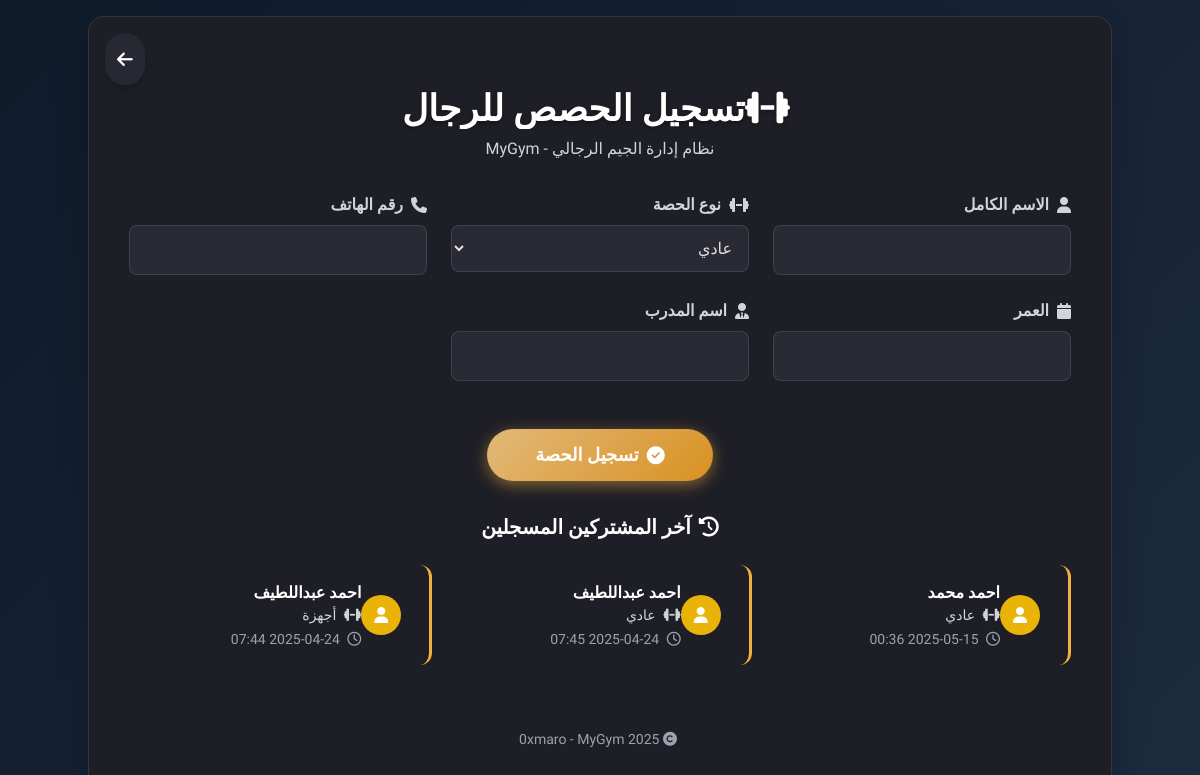
Screenshot of /add_session.php (signed in) with the database file from the repository.
### tables this page shows
CREATE TABLE `sessions` (
  `id` int NOT NULL AUTO_INCREMENT,
  `member_fullname` varchar(150) DEFAULT NULL,
  `session_type` enum('normal','equipment') DEFAULT NULL,
  `gender` enum('male','female') DEFAULT NULL,
  `phone` varchar(11) DEFAULT NULL,
  `age` int DEFAULT NULL,
  `coach_name` varchar(100) DEFAULT NULL,
  `created_at` datetime DEFAULT CURRENT_TIMESTAMP,
  PRIMARY KEY (`id`)
);

### add_session.php (the view, shortened to what this page needs)
<?php
$dsn = "mysql:host=localhost;dbname=mygym;charset=utf8";
$username = "root";
$password = "root";
$options = [
    PDO::ATTR_ERRMODE => PDO::ERRMODE_EXCEPTION,
    PDO::ATTR_DEFAULT_FETCH_MODE => PDO::FETCH_ASSOC,
];
try {
    $pdo = new PDO($dsn, $username, $password, $options);
} catch (PDOException $e) {
    die("فشل الاتصال: " . $e->getMessage());
}
$recentStmt = $pdo->query("SELECT member_fullname, session_type, created_at FROM sessions WHERE gender = 'male' ORDER BY created_at DESC LIMIT 3");
$recentMembers = $recentStmt->fetchAll();
?>
<!DOCTYPE html>
<html lang="ar" dir="rtl">
<head>
    <script src="https://cdn.tailwindcss.com"></script>
    <link rel="stylesheet" href="https://cdnjs.cloudflare.com/ajax/libs/font-awesome/6.4.0/css/all.min.css">
</head>
<body class="min-h-screen flex items-center justify-center p-4 relative overflow-x-hidden">
    <form method="post" class="form-container max-w-5xl w-full rounded-2xl p-8 md:p-10 space-y-8 fade-in relative">
        <a href="coach.php" class="return-btn absolute top-4 left-4 p-3 rounded-full shadow-lg" title="رجوع">
            <i class="fas fa-arrow-left text-lg"></i>
        </a>
        <div class="text-center">
            <h1 class="title-text text-3xl md:text-4xl font-extrabold mb-2 text-white">
                <i class="fas fa-dumbbell heart-beat mr-2"></i>تسجيل الحصص للرجال
            </h1>
            <p class="text-gray-300">نظام إدارة الجيم الرجالي - MyGym</p>
        </div>
        <div class="grid grid-cols-1 md:grid-cols-3 gap-6">
            <div class="relative group">
                <label class='block mb-2 font-bold flex items-center text-gray-300'>
                    <i class='fas fa-user ml-2'></i>
                    الاسم الكامل
                </label>
                <input name='member_fullname' required type='text'
                    class='input-field w-full p-3 rounded-lg transition-all duration-300 group-hover:shadow-lg'>
            </div>
            <div class="relative group">
                <label class='block mb-2 font-bold flex items-center text-gray-300'>
                    <i class='fas fa-dumbbell ml-2'></i>
                    نوع الحصة
                </label>
                <select name='session_type' required
                    class='input-field w-full p-3 rounded-lg transition-all duration-300 group-hover:shadow-lg'>
                    <option value="normal">عادي</option>
                </select>
            </div>
            <div class="relative group">
                <label class='block mb-2 font-bold flex items-center text-gray-300'>
                    <i class='fas fa-phone ml-2'></i>
                    رقم الهاتف
                </label>
                <input name='phone' required type='text' title='رقم الهاتف يجب أن يكون 11 رقم' maxlength='11'
                    class='input-field w-full p-3 rounded-lg transition-all duration-300 group-hover:shadow-lg'>
            </div>
            <div class="relative group">
                <label class='block mb-2 font-bold flex items-center text-gray-300'>
                    <i class='fas fa-calendar ml-2'></i>
                    العمر
                </label>
                <input name='age' required type='number'
                    class='input-field w-full p-3 rounded-lg transition-all duration-300 group-hover:shadow-lg'>
            </div>
            <div class="relative group">
                <label class='block mb-2 font-bold flex items-center text-gray-300'>
                    <i class='fas fa-user-tie ml-2'></i>
                    اسم المدرب
                </label>
                <input name='coach_name' required type='text'
                    class='input-field w-full p-3 rounded-lg transition-all duration-300 group-hover:shadow-lg'>
            </div>
        </div>
        <div class="text-center pt-4">
            <button type="submit"
                class="submit-btn font-bold py-3 px-12 rounded-full text-lg relative overflow-hidden hover-glow">
                <span class="relative z-10 flex items-center justify-center">
                    <i class="fas fa-check-circle ml-2"></i>
                    تسجيل الحصة
                </span>
            </button>
        </div>
        <div class="mt-10">
            <h2 class="text-center text-xl font-bold mb-6 flex items-center justify-center text-white">
                <i class="fas fa-history ml-2"></i>
                آخر المشتركين المسجلين
            </h2>
            <div class="grid grid-cols-1 md:grid-cols-3 gap-4">
                <?php foreach ($recentMembers as $member): ?>
                    <div class="member-card rounded-xl p-4 fade-in hover-grow">
                        <div class="flex items-center">
                            <div class="bg-yellow-500 text-white rounded-full w-10 h-10 flex items-center justify-center mr-3 float-effect">
                                <i class="fas fa-user"></i>
                            </div>
                            <div>
                                <p class="font-bold text-white">
                                    <?= $member['member_fullname'] ?>
                                </p>
                                <p class="text-sm text-gray-300">
                                    <i class="fas fa-dumbbell ml-1"></i>
                                    <?= $member['session_type'] == 'normal' ? 'عادي' : 'أجهزة' ?>
                                </p>
                                <p class="text-sm text-gray-400 mt-1">
                                    <i class="far fa-clock ml-1"></i>
                                    <?= date("Y-m-d H:i", strtotime($member['created_at'])) ?>
                                </p>
                            </div>
                        </div>
                    </div>
                <?php endforeach; ?>
            </div>
        </div>
        <div class="text-center pt-8">
            <p class="text-gray-400 text-sm">
                <a href="https://www.facebook.com/0xmaro" class="hover:text-yellow-400 transition-colors">
                    <i class="fas fa-copyright mr-1"></i> 0xmaro - MyGym 2025
                </a>
            </p>
        </div>
    </form>
</body>
</html>

### add_session.php (style rules this page uses)
:root { --primary-dark: #0F1A2B; --primary-light: #1C2B3E; --form-bg: #1E1E26; --input-bg: #2A2A35; --input-text: #E0E0E0; --btn-gradient-from: #e2b979; --btn-gradient-to: #D99122; --btn-glow: rgba(242, 176, 63, 0.5); --icon-color: #FFFFFF; --text-color: #F0F0F0; --date-color: #EEEEEE; --card-border: #F2B03F; }
body { font-family: 'Tajawal', sans-serif; background: linear-gradient(135deg, var(--primary-dark) 0%, var(--primary-light) 100%); min-height: 100vh; color: var(--text-color); }
.form-container { background: var(--form-bg); backdrop-filter: blur(8px); border: 1px solid rgba(255, 255, 255, 0.1); box-shadow: 0 15px 35px rgba(0, 0, 0, 0.2); }
.input-field { background: var(--input-bg); color: var(--input-text); transition: all 0.3s cubic-bezier(0.4, 0, 0.2, 1); border: 1px solid rgba(255, 255, 255, 0.1); }
.submit-btn { background: linear-gradient(135deg, var(--btn-gradient-from) 0%, var(--btn-gradient-to) 100%); box-shadow: 0 4px 15px var(--btn-glow); transition: all 0.3s cubic-bezier(0.4, 0, 0.2, 1); color: white; }
.member-card { background: rgba(30, 30, 38, 0.8); border-right: 3px solid var(--card-border); transition: all 0.3s ease; }
.fade-in { animation: fadeIn 0.8s ease-out; }
.float-effect { animation: float 3s ease-in-out infinite; }
.return-btn { background: rgba(42, 42, 53, 0.9); color: var(--icon-color); transition: all 0.3s ease; }
.title-text { text-shadow: 0 2px 4px rgba(0, 0, 0, 0.3); position: relative; }
.title-text::after { content: ''; position: absolute; bottom: -8px; right: 0; width: 60%; height: 3px; background: var(--btn-gradient-from); border-radius: 3px; }
.heart-beat { animation: heartBeat 1.5s ease infinite; }
.hover-grow { transition: transform 0.3s ease; }
.transition-all { transition: all 0.3s ease; }

### rows the page displays
sessions: member_fullname "احمد محمد", session_type "عادي", created_at "2025-05-15 00:36"
sessions: member_fullname "احمد عبداللطيف", session_type "عادي", created_at "2025-04-24 07:45"
sessions: member_fullname "احمد عبداللطيف", session_type "أجهزة", created_at "2025-04-24 07:44"
